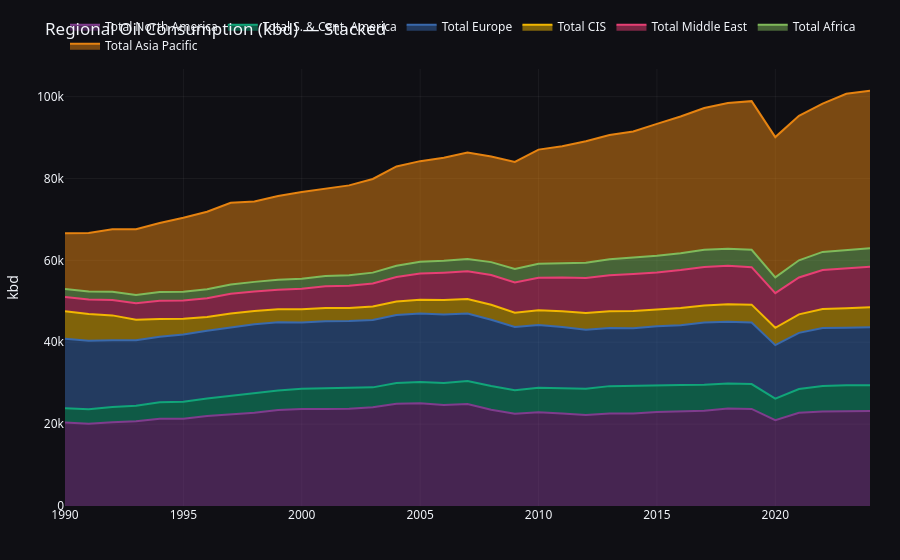

This figure's notebook cell:
### Markdown cell above
## 6. Regional consumption — stacked area

Shows the demand shift from OECD (North America + Europe) toward Asia Pacific.

### Code cell
df = q('''
    SELECT entity, year, value_kbd
    FROM oil_consumption
    WHERE entity LIKE 'Total%' AND entity != 'Total World' AND year >= 1990
    ORDER BY year
''')

fig = px.area(df, x="year", y="value_kbd", color="entity",
              labels={"value_kbd": "kbd", "year": "", "entity": ""},
              color_discrete_sequence=px.colors.qualitative.Bold)
style(fig, title="Regional Oil Consumption (kbd) \u2014 Stacked")
fig.show()

### Figure 1 — Plotly figure (JSON) as saved in the notebook; plotly's stock layout.template omitted (floating-point values rounded to 4 significant figures)
{"data": [{"fillpattern": {"shape": ""}, "hovertemplate": "=%{x}<br>kbd=%{y}<extra></extra>", "legendgroup": "Total North America", "line": {"color": "rgb(127, 60, 141)"}, "marker": {"symbol": "circle"}, "mode": "lines", "name": "Total North America", "orientation": "v", "showlegend": true, "stackgroup": "1", "type": "scatter", "x": [1990, 1991, 1992, 1993, 1994, 1995, 1996, 1997, 1998, 1999, 2000, 2001, 2002, 2003, 2004, 2005, 2006, 2007, 2008, 2009, 2010, 2011, 2012, 2013, 2014, 2015, 2016, 2017, 2018, 2019, 2020, 2021, 2022, 2023, 2024], "xaxis": "x", "y": [20380.0, 20080.0, 20460.0, 20680.0, 21310.0, 21300.0, 21960.0, 22380.0, 22790.0, 23450.0, 23700.0, 23700.0, 23790.0, 24140.0, 24980.0, 25100.0, 24690.0, 24910.0, 23520.0, 22560.0, 22890.0, 22600.0, 22220.0, 22580.0, 22610.0, 22970.0, 23100.0, 23280.0, 23800.0, 23720.0, 20960.0, 22770.0, 23090.0, 23170.0, 23180.0], "yaxis": "y"}, {"fillpattern": {"shape": ""}, "hovertemplate": "=%{x}<br>kbd=%{y}<extra></extra>", "legendgroup": "Total S. & Cent. America", "line": {"color": "rgb(17, 165, 121)"}, "marker": {"symbol": "circle"}, "mode": "lines", "name": "Total S. & Cent. America", "orientation": "v", "showlegend": true, "stackgroup": "1", "type": "scatter", "x": [1990, 1991, 1992, 1993, 1994, 1995, 1996, 1997, 1998, 1999, 2000, 2001, 2002, 2003, 2004, 2005, 2006, 2007, 2008, 2009, 2010, 2011, 2012, 2013, 2014, 2015, 2016, 2017, 2018, 2019, 2020, 2021, 2022, 2023, 2024], "xaxis": "x", "y": [3518.0, 3573.0, 3721.0, 3788.0, 4025.0, 4193.0, 4300.0, 4589.0, 4739.0, 4781.0, 4912.0, 5013.0, 4978.0, 4837.0, 5053.0, 5199.0, 5373.0, 5628.0, 5770.0, 5726.0, 5968.0, 6205.0, 6445.0, 6700.0, 6707.0, 6555.0, 6425.0, 6371.0, 6150.0, 6079.0, 5262.0, 5811.0, 6220.0, 6353.0, 6336.0], "yaxis": "y"}, {"fillpattern": {"shape": ""}, "hovertemplate": "=%{x}<br>kbd=%{y}<extra></extra>", "legendgroup": "Total Europe", "line": {"color": "rgb(57, 105, 172)"}, "marker": {"symbol": "circle"}, "mode": "lines", "name": "Total Europe", "orientation": "v", "showlegend": true, "stackgroup": "1", "type": "scatter", "x": [1990, 1991, 1992, 1993, 1994, 1995, 1996, 1997, 1998, 1999, 2000, 2001, 2002, 2003, 2004, 2005, 2006, 2007, 2008, 2009, 2010, 2011, 2012, 2013, 2014, 2015, 2016, 2017, 2018, 2019, 2020, 2021, 2022, 2023, 2024], "xaxis": "x", "y": [16940.0, 16700.0, 16330.0, 16010.0, 16000.0, 16390.0, 16550.0, 16680.0, 16900.0, 16640.0, 16200.0, 16400.0, 16400.0, 16450.0, 16590.0, 16740.0, 16730.0, 16460.0, 16230.0, 15440.0, 15380.0, 14910.0, 14390.0, 14230.0, 14090.0, 14390.0, 14640.0, 15150.0, 15040.0, 15020.0, 13080.0, 13720.0, 14160.0, 14010.0, 14130.0], "yaxis": "y"}, {"fillpattern": {"shape": ""}, "hovertemplate": "=%{x}<br>kbd=%{y}<extra></extra>", "legendgroup": "Total CIS", "line": {"color": "rgb(242, 183, 1)"}, "marker": {"symbol": "circle"}, "mode": "lines", "name": "Total CIS", "orientation": "v", "showlegend": true, "stackgroup": "1", "type": "scatter", "x": [1990, 1991, 1992, 1993, 1994, 1995, 1996, 1997, 1998, 1999, 2000, 2001, 2002, 2003, 2004, 2005, 2006, 2007, 2008, 2009, 2010, 2011, 2012, 2013, 2014, 2015, 2016, 2017, 2018, 2019, 2020, 2021, 2022, 2023, 2024], "xaxis": "x", "y": [6770.0, 6535.0, 6056.0, 5003.0, 4354.0, 3855.0, 3377.0, 3371.0, 3186.0, 3198.0, 3250.0, 3270.0, 3203.0, 3325.0, 3338.0, 3348.0, 3531.0, 3542.0, 3642.0, 3483.0, 3578.0, 3885.0, 4090.0, 4067.0, 4243.0, 4088.0, 4225.0, 4199.0, 4311.0, 4372.0, 4240.0, 4527.0, 4642.0, 4792.0, 4884.0], "yaxis": "y"}, {"fillpattern": {"shape": ""}, "hovertemplate": "=%{x}<br>kbd=%{y}<extra></extra>", "legendgroup": "Total Middle East", "line": {"color": "rgb(231, 63, 116)"}, "marker": {"symbol": "circle"}, "mode": "lines", "name": "Total Middle East", "orientation": "v", "showlegend": true, "stackgroup": "1", "type": "scatter", "x": [1990, 1991, 1992, 1993, 1994, 1995, 1996, 1997, 1998, 1999, 2000, 2001, 2002, 2003, 2004, 2005, 2006, 2007, 2008, 2009, 2010, 2011, 2012, 2013, 2014, 2015, 2016, 2017, 2018, 2019, 2020, 2021, 2022, 2023, 2024], "xaxis": "x", "y": [3447.0, 3552.0, 3782.0, 4059.0, 4464.0, 4450.0, 4545.0, 4802.0, 4793.0, 4787.0, 5036.0, 5291.0, 5436.0, 5627.0, 5984.0, 6379.0, 6678.0, 6772.0, 7254.0, 7411.0, 7914.0, 8219.0, 8527.0, 8807.0, 9038.0, 9007.0, 9242.0, 9410.0, 9358.0, 9155.0, 8472.0, 8995.0, 9533.0, 9734.0, 9893.0], "yaxis": "y"}, {"fillpattern": {"shape": ""}, "hovertemplate": "=%{x}<br>kbd=%{y}<extra></extra>", "legendgroup": "Total Africa", "line": {"color": "rgb(128, 186, 90)"}, "marker": {"symbol": "circle"}, "mode": "lines", "name": "Total Africa", "orientation": "v", "showlegend": true, "stackgroup": "1", "type": "scatter", "x": [1990, 1991, 1992, 1993, 1994, 1995, 1996, 1997, 1998, 1999, 2000, 2001, 2002, 2003, 2004, 2005, 2006, 2007, 2008, 2009, 2010, 2011, 2012, 2013, 2014, 2015, 2016, 2017, 2018, 2019, 2020, 2021, 2022, 2023, 2024], "xaxis": "x", "y": [1968.0, 1974.0, 2005.0, 2036.0, 2104.0, 2174.0, 2215.0, 2292.0, 2347.0, 2431.0, 2445.0, 2499.0, 2562.0, 2627.0, 2745.0, 2882.0, 2934.0, 3040.0, 3164.0, 3300.0, 3461.0, 3475.0, 3721.0, 3905.0, 3990.0, 4114.0, 4102.0, 4187.0, 4185.0, 4243.0, 3855.0, 4203.0, 4430.0, 4450.0, 4559.0], "yaxis": "y"}, {"fillpattern": {"shape": ""}, "hovertemplate": "=%{x}<br>kbd=%{y}<extra></extra>", "legendgroup": "Total Asia Pacific", "line": {"color": "rgb(230, 131, 16)"}, "marker": {"symbol": "circle"}, "mode": "lines", "name": "Total Asia Pacific", "orientation": "v", "showlegend": true, "stackgroup": "1", "type": "scatter", "x": [1990, 1991, 1992, 1993, 1994, 1995, 1996, 1997, 1998, 1999, 2000, 2001, 2002, 2003, 2004, 2005, 2006, 2007, 2008, 2009, 2010, 2011, 2012, 2013, 2014, 2015, 2016, 2017, 2018, 2019, 2020, 2021, 2022, 2023, 2024], "xaxis": "x", "y": [13630.0, 14310.0, 15250.0, 16010.0, 16910.0, 18040.0, 18940.0, 19960.0, 19620.0, 20450.0, 21160.0, 21400.0, 21950.0, 22890.0, 24240.0, 24590.0, 25140.0, 25980.0, 25820.0, 26130.0, 27860.0, 28590.0, 29720.0, 30320.0, 30810.0, 32220.0, 33400.0, 34640.0, 35600.0, 36310.0, 34250.0, 35290.0, 36220.0, 38180.0, 38440.0], "yaxis": "y"}], "layout": {"font": {"family": "DM Sans, system-ui, sans-serif"}, "hovermode": "x unified", "legend": {"orientation": "h", "title": {"text": ""}, "tracegroupgap": 0, "x": 0, "xanchor": "left", "y": 1.02, "yanchor": "bottom"}, "margin": {"b": 40, "l": 50, "r": 30, "t": 50}, "paper_bgcolor": "rgba(15,15,20,1)", "plot_bgcolor": "rgba(0,0,0,0)", "title": {"text": "Regional Oil Consumption (kbd) — Stacked"}, "xaxis": {"anchor": "y", "domain": [0, 1], "gridcolor": "rgba(255,255,255,0.05)", "title": {"text": ""}, "zeroline": false}, "yaxis": {"anchor": "x", "domain": [0, 1], "gridcolor": "rgba(255,255,255,0.05)", "title": {"text": "kbd"}, "zeroline": false}}}
